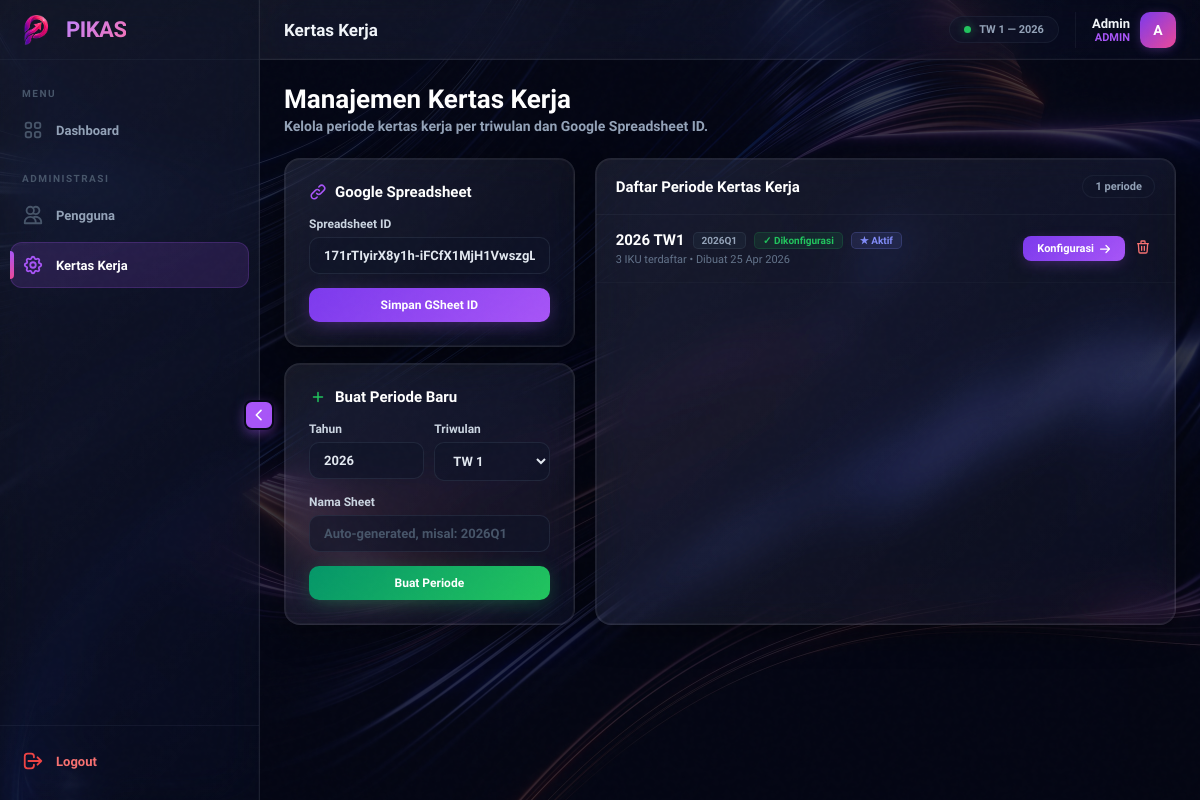
Before: /kertas-kerja/ (signed in) with the older database file.
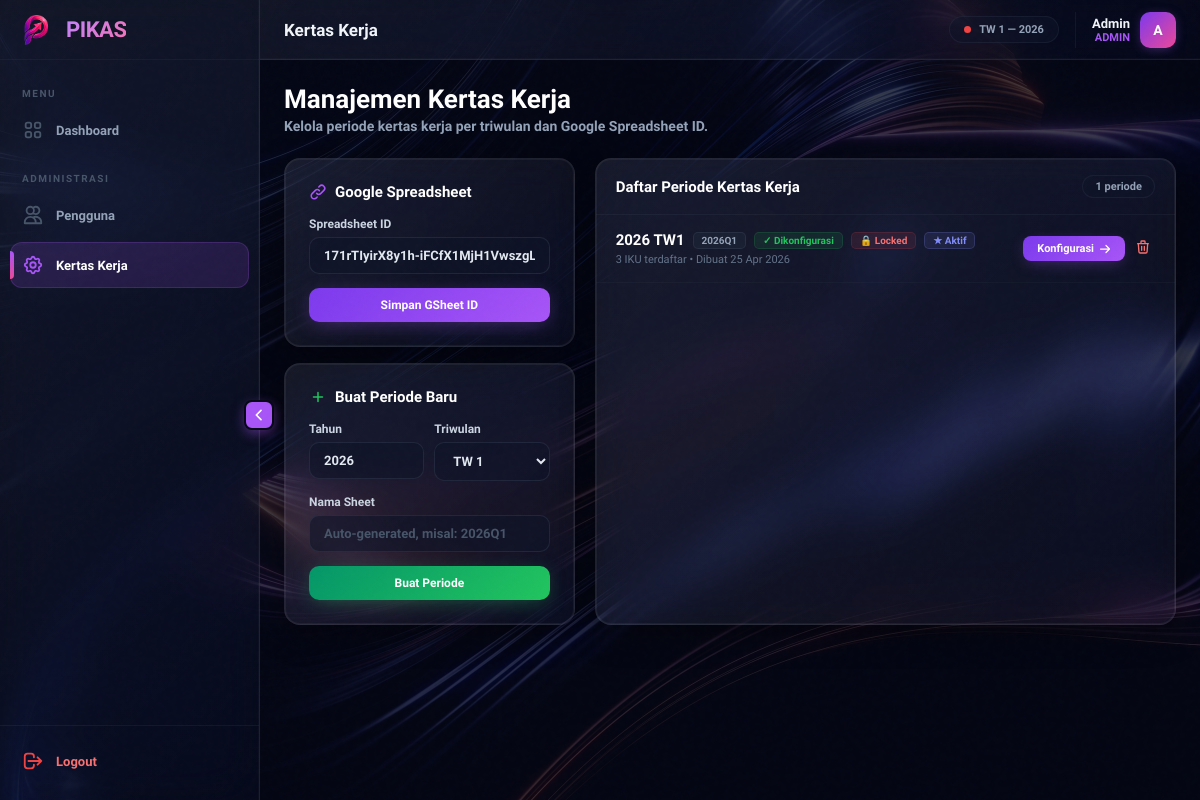
After: the same page with the newer database file.
### pikas_app/models.py (models this page shows, shortened)
class PeriodeKertasKerja(models.Model):
    id = models.UUIDField(primary_key=True, default=uuid.uuid4, editable=False)
    tahun = models.IntegerField(validators=[MinValueValidator(2020)])
    triwulan = models.IntegerField(choices=[(1, 'TW I'), (2, 'TW II'), (3, 'TW III'), (4, 'TW IV')])
    sheet_name = models.CharField(
        max_length=100,
        help_text="Nama sheet di Google Spreadsheet, misal: 2026Q1"
    )
    config_json = models.JSONField(
        default=dict, blank=True,
        help_text="Master JSON config: daftar IKU beserta mapping koordinat cell GSheet."
    )
    is_locked = models.BooleanField(
        default=False,
        help_text="Jika True, Operator tidak bisa submit/edit FRA."
    )
    is_configured = models.BooleanField(
        default=False,
        help_text="True jika config_json sudah diisi dan PULL sudah dilakukan."
    )
    created_at = models.DateTimeField(auto_now_add=True)
    updated_at = models.DateTimeField(auto_now=True)
    class Meta:
        unique_together = ('tahun', 'triwulan')
        ordering = ['-tahun', '-triwulan']
        verbose_name_plural = "Periode Kertas Kerja"
    @property
    def label(self):
        return f"{self.tahun} TW{self.triwulan}"
    @property
    def iku_count(self):
        return self.ikus.count()

### pikas_app/views.py (the view)
# urls.py: path('kertas-kerja/', views.kertas_kerja_view, name='kertas_kerja'),
@login_required
@role_required(['ADMIN'])
def kertas_kerja_view(request):
    periodes = PeriodeKertasKerja.objects.all()
    config = get_active_config()
    return render(request, 'kertas_kerja.html', {
        'periodes': periodes,
        'config': config,
    })

### pikas_app/context_processors.py (called while the page is built)
def pikas_context(request):
    config = AppConfig.objects.select_related('active_periode').first()
    return {
        'app_config': config,
        'active_config': config,
        'active_periode': config.active_periode if config else None,
    }

### pikas_app/views.py (called while the page is built)
def get_active_config():
    return AppConfig.objects.select_related('active_periode').first()

### pikas_app/templates/kertas_kerja.html (shortened to what the changed rows need)
{% extends 'crm_base.html' %}
{% block content %}
<div style="margin-bottom:24px;">
    <h1 style="font-size:26px;font-weight:900;color:white;">Manajemen Kertas Kerja</h1>
</div>
<div style="display:grid;grid-template-columns:1fr 2fr;gap:20px;">
    <div class="glass-card" style="overflow:hidden;display:flex;flex-direction:column;">
        <div style="overflow-y:auto;flex:1;">
            {% for p in periodes %}
            <div style="padding:16px 20px;border-bottom:1px solid rgba(148,163,184,0.04);display:flex;align-items:center;gap:16px;transition:background 0.15s;" onmouseover="this.style.background='rgba(148,163,184,0.03)'" onmouseout="this.style.background='transparent'">
                <div style="flex:1;min-width:0;">
                    <div style="display:flex;align-items:center;gap:8px;margin-bottom:4px;flex-wrap:wrap;">
                        <span style="font-size:15px;font-weight:800;color:white;">{{ p.label }}</span>
                        <span style="font-size:10px;font-weight:800;color:#94a3b8;background:rgba(30,41,59,0.5);padding:2px 8px;border-radius:5px;border:1px solid rgba(71,85,105,0.3);">{{ p.sheet_name }}</span>
                        {% if p.is_configured %}
                        <span style="font-size:10px;font-weight:800;color:#22c55e;background:rgba(34,197,94,0.1);padding:2px 8px;border-radius:5px;border:1px solid rgba(34,197,94,0.15);">✓ Dikonfigurasi</span>
                        {% else %}
                        <span style="font-size:10px;font-weight:800;color:#f97316;background:rgba(249,115,22,0.1);padding:2px 8px;border-radius:5px;border:1px solid rgba(249,115,22,0.15);">Belum Dikonfigurasi</span>
                        {% endif %}
                        {% if p.is_locked %}
                        <span style="font-size:10px;font-weight:800;color:#f87171;background:rgba(239,68,68,0.1);padding:2px 8px;border-radius:5px;border:1px solid rgba(239,68,68,0.15);">🔒 Locked</span>
                        {% endif %}
                        {% if app_config and app_config.active_periode_id == p.id %}
                        <span style="font-size:10px;font-weight:800;color:#818cf8;background:rgba(129,140,248,0.1);padding:2px 8px;border-radius:5px;border:1px solid rgba(129,140,248,0.2);">★ Aktif</span>
                        {% endif %}
                    </div>
                    <p style="font-size:11px;color:#64748b;">{{ p.iku_count }} IKU terdaftar • Dibuat {{ p.created_at|date:"d M Y" }}</p>
                </div>
                <div style="display:flex;gap:6px;flex-shrink:0;align-items:center;">
                    <a href="{% url 'periode_config' p.id %}" style="padding:6px 14px;background:linear-gradient(135deg,#7c3aed,#a855f7);border-radius:8px;color:white;font-size:11px;font-weight:700;text-decoration:none;display:flex;align-items:center;gap:5px;transition:all 0.2s;box-shadow:0 4px 16px -4px rgba(168,85,247,0.4);" onmouseover="this.style.transform='translateY(-1px)'" onmouseout="this.style.transform='none'">
                        Konfigurasi <svg width="12" height="12" fill="none" stroke="currentColor" viewBox="0 0 24 24"><path stroke-linecap="round" stroke-linejoin="round" stroke-width="2.5" d="M14 5l7 7m0 0l-7 7m7-7H3"/></svg>
                    </a>
                    <button onclick="deletePeriode('{{ p.id }}','{{ p.label }}')" style="background:none;border:none;color:#f87171;cursor:pointer;padding:4px;" title="Hapus"><svg width="16" height="16" fill="none" stroke="currentColor" viewBox="0 0 24 24"><path stroke-linecap="round" stroke-linejoin="round" stroke-width="2" d="M19 7l-.867 12.142A2 2 0 0116.138 21H7.862a2 2 0 01-1.995-1.858L5 7m5 4v6m4-6v6m1-10V4a1 1 0 00-1-1h-4a1 1 0 00-1 1v3M4 7h16"/></svg></button>
                </div>
            </div>
            {% endfor %}
        </div>
    </div>
</div>
{% endblock %}

### pikas_app/templates/crm_base.html (shortened to what this page needs)
{% load static %}
<!DOCTYPE html>
<html lang="en">
<head>
</head>
<body>
    <div class="crm-overlay"></div>
    <aside class="sidebar no-transition" id="sidebar">
        <div class="sidebar-inner">
            <div class="sidebar-header">
                <div class="sidebar-logo" style="background:transparent; box-shadow:none;">
                    <img src="{% static 'img/pikas-logo.png' %}" alt="Logo" style="width:100%; height:100%; object-fit:contain;">
                </div>
                <span class="sidebar-brand">PIKAS</span>
            </div>
            <nav class="sidebar-nav">
                <div class="sidebar-nav-label">Menu</div>
                <a href="{% url 'dashboard' %}" class="nav-item {% if request.resolver_match.url_name == 'dashboard' %}active{% endif %}">
                    <span class="nav-text">Dashboard</span>
                </a>
                {% if request.user.is_authenticated and request.user.role == 'ADMIN' %}
                <div class="sidebar-nav-label">Administrasi</div>
                <a href="{% url 'pengguna' %}" class="nav-item {% if request.resolver_match.url_name == 'pengguna' %}active{% endif %}">
                    <svg class="nav-icon" fill="none" stroke="currentColor" viewBox="0 0 24 24"><path stroke-linecap="round" stroke-linejoin="round" stroke-width="2" d="M12 4.354a4 4 0 110 5.292M15 21H3v-1a6 6 0 0112 0v1zm0 0h6v-1a6 6 0 00-9-5.197M13 7a4 4 0 11-8 0 4 4 0 018 0z"/></svg>
                    <span class="nav-text">Pengguna</span>
                </a>
                <a href="{% url 'kertas_kerja' %}" class="nav-item {% if request.resolver_match.url_name == 'kertas_kerja' or 'periode' in request.resolver_match.url_name %}active{% endif %}">
                    <span class="nav-text">Kertas Kerja</span>
                </a>
                {% endif %}
            </nav>
            <div class="sidebar-footer">
                {% if request.user.is_authenticated %}
                <a href="{% url 'logout' %}" class="nav-item logout-item">
                    <svg class="nav-icon" fill="none" stroke="currentColor" viewBox="0 0 24 24"><path stroke-linecap="round" stroke-linejoin="round" stroke-width="2" d="M17 16l4-4m0 0l-4-4m4 4H7m6 4v1a3 3 0 01-3 3H6a3 3 0 01-3-3V7a3 3 0 013-3h4a3 3 0 013 3v1"/></svg>
                    <span class="nav-text">Logout</span>
                </a>
                {% endif %}
            </div>
        </div>
        <button class="sidebar-toggle" onclick="toggleSidebar()" title="Toggle Sidebar">
            <svg fill="none" stroke="currentColor" viewBox="0 0 24 24"><path stroke-linecap="round" stroke-linejoin="round" stroke-width="2.5" d="M15 19l-7-7 7-7"/></svg>
        </button>
    </aside>
    <div class="main-wrapper">
        <header class="navbar">
            <div class="navbar-title">{% block header_title %}Dashboard{% endblock %}</div>
            <div class="navbar-right">
                <div class="period-badge">
                    <div class="period-dot {% if active_periode and not active_periode.is_locked %}active{% else %}locked{% endif %}"></div>
                    {% if active_periode %}TW {{ active_periode.triwulan }} — {{ active_periode.tahun }}{% else %}Belum Dikonfigurasi{% endif %}
                </div>
                <div class="user-info">
                    <div class="user-meta">
                        <div class="user-name">{% if request.user.is_authenticated %}{{ request.user.first_name|default:request.user.username }}{% endif %}</div>
                        <div class="user-role">{% if request.user.is_authenticated %}{{ request.user.role|default:"" }}{% endif %}</div>
                    </div>
                    <div class="user-avatar">{% if request.user.is_authenticated %}{{ request.user.username|make_list|first|upper }}{% endif %}</div>
                </div>
            </div>
        </header>
        <main class="main-content">
            {% block content %}{% endblock %}
        </main>
    </div>
</body>
</html>

Changed rows visible on the page:
changed PeriodeKertasKerja: now shows "🔒 Locked"
